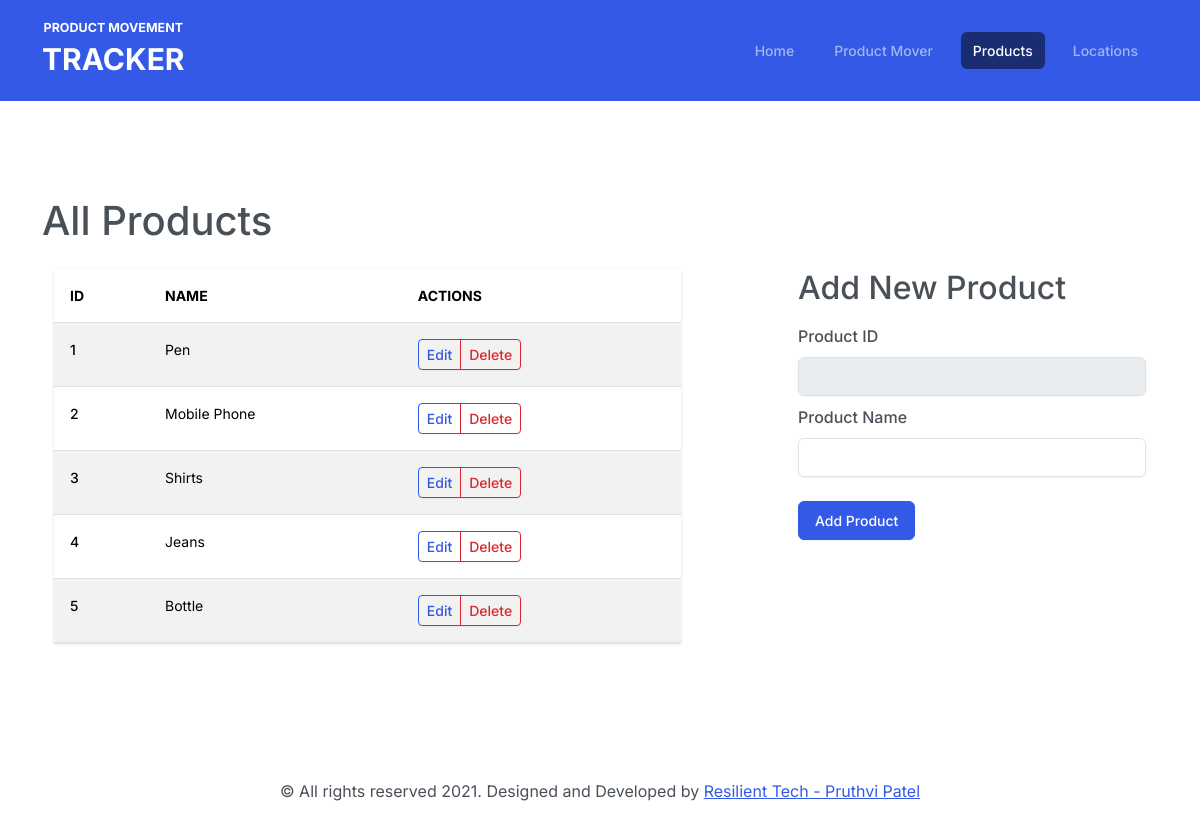
Page /products on the committed database.
### app/models.py (models this page shows, shortened)
class Product(db.Model):
    id = db.Column(db.Integer, primary_key=True)
    name = db.Column(db.String(255), nullable=False)

### app/routes.py (the view)
@app.route("/products", methods=["GET", "POST"])
def products():
    products = fetch_products()
    product_form = ProductForm()
    if product_form.validate_on_submit():
        product = Product(name=product_form.product_name.data)
        db.session.add(product)
        db.session.commit()
        flash(f"{product_form.product_name.data} added successfully!", "success")
        return redirect(url_for("products"))
    return render_template("products.jinja", products=products, form=product_form)

### app/forms.py
class ProductForm(FlaskForm):
    product_id = StringField("Product ID")
    product_name = StringField("Product Name", validators=[DataRequired()])
    submit = SubmitField("Add Product")

### app/helpers.py (called while the page is built)
def fetch_products():
    return Product.query.all()

### app/templates/products.jinja (shortened to what this page needs)
{% extends 'base.jinja' %} {% set active_page = "products" %} {% block content %}
<div class="main-content my-5">
  <h1>All Products</h1>
  <div class="container mt-4">
    <div class="row">
      <div class="col-md-7">
        {% if products|length > 0 %}
        <table class="table table-striped table-hover">
          <thead>
            <tr>
              <th scope="col">ID</th>
              <th scope="col">   Name</th>
              <th scope="col">Actions</th>
            </tr>
          </thead>
          <tbody>
            {% for product in products %}
            <tr>
              <th scope="row">{{ product.id }}</th>
              <td>{{ product.name }}</td>
              <td>
              <form action="/products/delete" method="POST">
                <div class="btn-group" role="group" aria-label="Basic example">
                  <a
                    href="/products/{{product.id}}"
                    class="btn btn-sm btn-outline-primary"
                  >
                    Edit
                  </a>
                  <button type="submit" class="btn btn-sm btn-outline-danger" name="product_id" value="{{product.id}}">Delete</button>
                </div>
                </form>
              </td>
            </tr>
            {% endfor %}
          </tbody>
        </table>
        {% else %}
        <h5 class="text-info">No Products available. Add new products -></h5>
        {% endif %}
      </div>
      <div class="offset-md-1 col-md-4">
      {% if  not current_product %}
      <h2>Add New Product</h2>
      {% else %}
      <p class="mb-1"><- <a class='h6' href='/products'>All Products</a> </p>
      <h2>Edit Product</h2>
      {% endif %}
        <form action="" method="POST" novalidate>
          <div class="form-group">
            {% set product_id_value = current_product.id if current_product else "" %}
            {{ form.product_id.label(class="col-form-label") }}
            {% if form.product_id.errors|length > 0 %}
              {{ form.product_id(class="form-control is-invalid", disabled='disabled', value=product_id_value) }}
              <div class="invalid-feedback">{{ form.product_id.errors[0] }}</div>
            {% else %}
              {{ form.product_id(class="form-control", disabled='disabled', value=product_id_value) }}
            {% endif %}
          </div>
          <div class="form-group">
            {% set product_name_value = current_product.name if current_product else "" %}
            {{ form.product_name.label(class="col-form-label") }} {% if
            form.product_name.errors|length > 0 %} {{
            form.product_name(class="form-control is-invalid", value=product_name_value) }}
            <div class="invalid-feedback">
              {{ form.product_name.errors[0] }}
            </div>
            {% else %} {{ form.product_name(class="form-control", value=product_name_value) }} {% endif %}
          </div>
          {{ form.submit(class="btn btn-primary mt-4", value="Add Product" if not current_product else "Edit Product") }}
        </form>
      </div>
    </div>
  </div>
</div>
{% endblock %}

### app/static/css/style.css (style rules this page uses)
th[scope="col"] { font-weight: bold; }

### rows in the picture
Product: id "1", name "Pen"
Product: id "2", name "Mobile Phone"
Product: id "3", name "Shirts"
Product: id "4", name "Jeans"
Product: id "5", name "Bottle"

### other values in the picture
{{ caption|e }} "Home" "Product Mover" "Products" "Locations"
